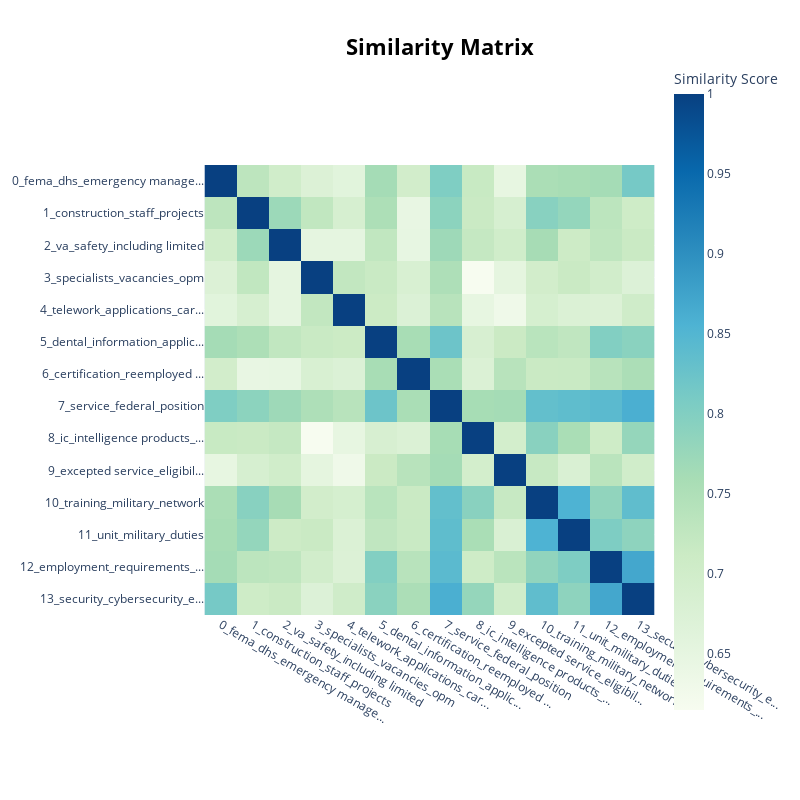

Write notebook code for a chart like this one.
### Code cell
topic_model_usa.visualize_heatmap()

### Figure 1 — Plotly figure (JSON) as saved in the notebook; plotly's stock layout.template omitted (floating-point values rounded to 4 significant figures; data arrays with more than 128 entries replaced by an {"elided": "..."} marker saying what was removed)
{"data": [{"coloraxis": "coloraxis", "hovertemplate": "x: %{x}<br>y: %{y}<br>Similarity Score: %{z}<extra></extra>", "name": "0", "type": "heatmap", "x": ["0_fema_dhs_emergency manage...", "1_construction_staff_projects", "2_va_safety_including limited", "3_specialists_vacancies_opm", "4_telework_applications_car...", "5_dental_information_applic...", "6_certification_reemployed ...", "7_service_federal_position", "8_ic_intelligence products_...", "9_excepted service_eligibil...", "10_training_military_network", "11_unit_military_duties", "12_employment_requirements_...", "13_security_cybersecurity_e..."], "xaxis": "x", "y": ["0_fema_dhs_emergency manage...", "1_construction_staff_projects", "2_va_safety_including limited", "3_specialists_vacancies_opm", "4_telework_applications_car...", "5_dental_information_applic...", "6_certification_reemployed ...", "7_service_federal_position", "8_ic_intelligence products_...", "9_excepted service_eligibil...", "10_training_military_network", "11_unit_military_duties", "12_employment_requirements_...", "13_security_cybersecurity_e..."], "yaxis": "y", "z": {"elided": "14x14 float values"}}], "layout": {"coloraxis": {"colorbar": {"title": {"text": "Similarity Score"}}, "colorscale": [[0, "rgb(247,252,240)"], [0.125, "rgb(224,243,219)"], [0.25, "rgb(204,235,197)"], [0.375, "rgb(168,221,181)"], [0.5, "rgb(123,204,196)"], [0.625, "rgb(78,179,211)"], [0.75, "rgb(43,140,190)"], [0.875, "rgb(8,104,172)"], [1, "rgb(8,64,129)"]]}, "height": 800, "hoverlabel": {"bgcolor": "white", "font": {"family": "Rockwell", "size": 16}}, "legend": {"title": {"text": "Trend"}}, "margin": {"t": 60}, "showlegend": true, "title": {"font": {"color": "Black", "size": 22}, "text": "<b>Similarity Matrix</b>", "x": 0.55, "xanchor": "center", "y": 0.95, "yanchor": "top"}, "width": 800, "xaxis": {"anchor": "y", "constrain": "domain", "domain": [0, 1], "scaleanchor": "y"}, "yaxis": {"anchor": "x", "autorange": "reversed", "constrain": "domain", "domain": [0, 1]}}}
